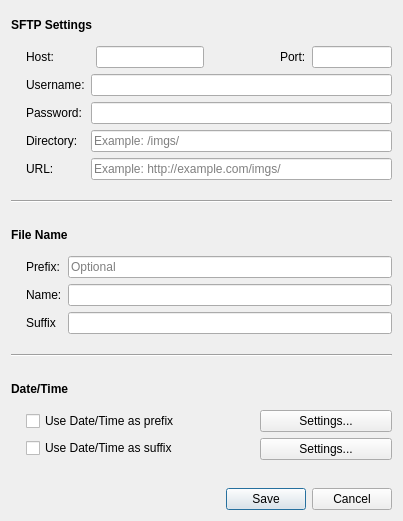
<?xml version="1.0" encoding="UTF-8"?>
<ui version="4.0">
 <class>Dialog</class>
 <widget class="QDialog" name="Dialog">
  <property name="geometry">
   <rect>
    <x>0</x>
    <y>0</y>
    <width>403</width>
    <height>521</height>
   </rect>
  </property>
  <property name="windowTitle">
   <string>Dialog</string>
  </property>
  <layout class="QVBoxLayout" name="verticalLayout_2">
   <item>
    <layout class="QVBoxLayout" name="verticalLayout">
     <item>
      <widget class="QLabel" name="label_headline">
       <property name="sizePolicy">
        <sizepolicy hsizetype="Preferred" vsizetype="Preferred">
         <horstretch>0</horstretch>
         <verstretch>0</verstretch>
        </sizepolicy>
       </property>
       <property name="font">
        <font>
         <weight>75</weight>
         <bold>true</bold>
        </font>
       </property>
       <property name="text">
        <string>SFTP Settings</string>
       </property>
      </widget>
     </item>
     <item>
      <layout class="QHBoxLayout" name="horizontalLayout_2">
       <property name="topMargin">
        <number>2</number>
       </property>
       <property name="bottomMargin">
        <number>2</number>
       </property>
       <item>
        <spacer name="horizontalSpacer_3">
         <property name="orientation">
          <enum>Qt::Horizontal</enum>
         </property>
         <property name="sizeType">
          <enum>QSizePolicy::Fixed</enum>
         </property>
         <property name="sizeHint" stdset="0">
          <size>
           <width>15</width>
           <height>20</height>
          </size>
         </property>
        </spacer>
       </item>
       <item>
        <layout class="QFormLayout" name="formLayout_2">
         <property name="fieldGrowthPolicy">
          <enum>QFormLayout::AllNonFixedFieldsGrow</enum>
         </property>
         <item row="0" column="0" colspan="2">
          <layout class="QHBoxLayout" name="horizontalLayout">
           <item>
            <widget class="QLabel" name="label">
             <property name="text">
              <string>Host:</string>
             </property>
            </widget>
           </item>
           <item>
            <spacer name="horizontalSpacer">
             <property name="orientation">
              <enum>Qt::Horizontal</enum>
             </property>
             <property name="sizeType">
              <enum>QSizePolicy::Maximum</enum>
             </property>
             <property name="sizeHint" stdset="0">
              <size>
               <width>36</width>
               <height>20</height>
              </size>
             </property>
            </spacer>
           </item>
           <item>
            <widget class="QLineEdit" name="input_host">
             <property name="sizePolicy">
              <sizepolicy hsizetype="Preferred" vsizetype="Preferred">
               <horstretch>0</horstretch>
               <verstretch>0</verstretch>
              </sizepolicy>
             </property>
             <property name="placeholderText">
              <string/>
             </property>
            </widget>
           </item>
           <item>
            <spacer name="horizontalSpacer_2">
             <property name="orientation">
              <enum>Qt::Horizontal</enum>
             </property>
             <property name="sizeHint" stdset="0">
              <size>
               <width>20</width>
               <height>20</height>
              </size>
             </property>
            </spacer>
           </item>
           <item>
            <widget class="QLabel" name="label_2">
             <property name="text">
              <string>Port:</string>
             </property>
            </widget>
           </item>
           <item>
            <widget class="QLineEdit" name="input_port">
             <property name="sizePolicy">
              <sizepolicy hsizetype="Preferred" vsizetype="Preferred">
               <horstretch>0</horstretch>
               <verstretch>0</verstretch>
              </sizepolicy>
             </property>
             <property name="maximumSize">
              <size>
               <width>80</width>
               <height>16777215</height>
              </size>
             </property>
             <property name="placeholderText">
              <string/>
             </property>
            </widget>
           </item>
          </layout>
         </item>
         <item row="1" column="0">
          <widget class="QLabel" name="label_username">
           <property name="text">
            <string>Username:</string>
           </property>
          </widget>
         </item>
         <item row="1" column="1">
          <widget class="QLineEdit" name="input_username">
           <property name="sizePolicy">
            <sizepolicy hsizetype="Preferred" vsizetype="Preferred">
             <horstretch>0</horstretch>
             <verstretch>0</verstretch>
            </sizepolicy>
           </property>
          </widget>
         </item>
         <item row="2" column="0">
          <widget class="QLabel" name="label_password">
           <property name="text">
            <string>Password:</string>
           </property>
          </widget>
         </item>
         <item row="2" column="1">
          <widget class="QLineEdit" name="input_password">
           <property name="sizePolicy">
            <sizepolicy hsizetype="Preferred" vsizetype="Preferred">
             <horstretch>0</horstretch>
             <verstretch>0</verstretch>
            </sizepolicy>
           </property>
           <property name="inputMask">
            <string/>
           </property>
           <property name="echoMode">
            <enum>QLineEdit::Password</enum>
           </property>
           <property name="readOnly">
            <bool>false</bool>
           </property>
          </widget>
         </item>
         <item row="3" column="0">
          <widget class="QLabel" name="label_dir">
           <property name="text">
            <string>Directory:</string>
           </property>
          </widget>
         </item>
         <item row="3" column="1">
          <widget class="QLineEdit" name="input_dir">
           <property name="sizePolicy">
            <sizepolicy hsizetype="Preferred" vsizetype="Preferred">
             <horstretch>0</horstretch>
             <verstretch>0</verstretch>
            </sizepolicy>
           </property>
           <property name="placeholderText">
            <string>Example: /imgs/</string>
           </property>
          </widget>
         </item>
         <item row="4" column="0">
          <widget class="QLabel" name="label_url">
           <property name="text">
            <string>URL:</string>
           </property>
          </widget>
         </item>
         <item row="4" column="1">
          <widget class="QLineEdit" name="input_url">
           <property name="placeholderText">
            <string>Example: http://example.com/imgs/</string>
           </property>
          </widget>
         </item>
        </layout>
       </item>
      </layout>
     </item>
     <item>
      <widget class="Line" name="line_2">
       <property name="sizePolicy">
        <sizepolicy hsizetype="Preferred" vsizetype="Preferred">
         <horstretch>0</horstretch>
         <verstretch>0</verstretch>
        </sizepolicy>
       </property>
       <property name="orientation">
        <enum>Qt::Horizontal</enum>
       </property>
      </widget>
     </item>
     <item>
      <widget class="QLabel" name="label_filename">
       <property name="sizePolicy">
        <sizepolicy hsizetype="Preferred" vsizetype="Preferred">
         <horstretch>0</horstretch>
         <verstretch>0</verstretch>
        </sizepolicy>
       </property>
       <property name="font">
        <font>
         <weight>75</weight>
         <bold>true</bold>
        </font>
       </property>
       <property name="text">
        <string>File Name</string>
       </property>
      </widget>
     </item>
     <item>
      <layout class="QHBoxLayout" name="horizontalLayout_3">
       <property name="sizeConstraint">
        <enum>QLayout::SetDefaultConstraint</enum>
       </property>
       <property name="topMargin">
        <number>2</number>
       </property>
       <property name="bottomMargin">
        <number>2</number>
       </property>
       <item>
        <spacer name="horizontalSpacer_4">
         <property name="orientation">
          <enum>Qt::Horizontal</enum>
         </property>
         <property name="sizeType">
          <enum>QSizePolicy::Fixed</enum>
         </property>
         <property name="sizeHint" stdset="0">
          <size>
           <width>15</width>
           <height>20</height>
          </size>
         </property>
        </spacer>
       </item>
       <item>
        <layout class="QFormLayout" name="formLayout_3">
         <property name="fieldGrowthPolicy">
          <enum>QFormLayout::AllNonFixedFieldsGrow</enum>
         </property>
         <property name="verticalSpacing">
          <number>6</number>
         </property>
         <item row="0" column="0">
          <widget class="QLabel" name="label_prefix">
           <property name="text">
            <string>Prefix:</string>
           </property>
          </widget>
         </item>
         <item row="0" column="1">
          <widget class="QLineEdit" name="input_prefix">
           <property name="sizePolicy">
            <sizepolicy hsizetype="Preferred" vsizetype="Preferred">
             <horstretch>0</horstretch>
             <verstretch>0</verstretch>
            </sizepolicy>
           </property>
           <property name="placeholderText">
            <string>Optional</string>
           </property>
          </widget>
         </item>
         <item row="1" column="0">
          <widget class="QLabel" name="label_name">
           <property name="text">
            <string>Name:</string>
           </property>
          </widget>
         </item>
         <item row="1" column="1">
          <widget class="QLineEdit" name="input_name">
           <property name="sizePolicy">
            <sizepolicy hsizetype="Preferred" vsizetype="Preferred">
             <horstretch>0</horstretch>
             <verstretch>0</verstretch>
            </sizepolicy>
           </property>
          </widget>
         </item>
         <item row="2" column="0">
          <widget class="QLabel" name="label_suffix">
           <property name="text">
            <string>Suffix</string>
           </property>
          </widget>
         </item>
         <item row="2" column="1">
          <widget class="QLineEdit" name="input_suffix">
           <property name="enabled">
            <bool>true</bool>
           </property>
           <property name="sizePolicy">
            <sizepolicy hsizetype="Preferred" vsizetype="Preferred">
             <horstretch>0</horstretch>
             <verstretch>0</verstretch>
            </sizepolicy>
           </property>
           <property name="inputMask">
            <string/>
           </property>
          </widget>
         </item>
        </layout>
       </item>
      </layout>
     </item>
     <item>
      <widget class="Line" name="line">
       <property name="sizePolicy">
        <sizepolicy hsizetype="Preferred" vsizetype="Preferred">
         <horstretch>0</horstretch>
         <verstretch>0</verstretch>
        </sizepolicy>
       </property>
       <property name="orientation">
        <enum>Qt::Horizontal</enum>
       </property>
      </widget>
     </item>
     <item>
      <widget class="QLabel" name="label_datetime">
       <property name="sizePolicy">
        <sizepolicy hsizetype="Preferred" vsizetype="Preferred">
         <horstretch>0</horstretch>
         <verstretch>0</verstretch>
        </sizepolicy>
       </property>
       <property name="font">
        <font>
         <weight>75</weight>
         <bold>true</bold>
        </font>
       </property>
       <property name="text">
        <string>Date/Time</string>
       </property>
      </widget>
     </item>
     <item>
      <layout class="QHBoxLayout" name="horizontalLayout_4">
       <property name="topMargin">
        <number>2</number>
       </property>
       <property name="bottomMargin">
        <number>2</number>
       </property>
       <item>
        <spacer name="horizontalSpacer_5">
         <property name="orientation">
          <enum>Qt::Horizontal</enum>
         </property>
         <property name="sizeType">
          <enum>QSizePolicy::Fixed</enum>
         </property>
         <property name="sizeHint" stdset="0">
          <size>
           <width>15</width>
           <height>20</height>
          </size>
         </property>
        </spacer>
       </item>
       <item>
        <layout class="QFormLayout" name="formLayout">
         <property name="fieldGrowthPolicy">
          <enum>QFormLayout::AllNonFixedFieldsGrow</enum>
         </property>
         <property name="labelAlignment">
          <set>Qt::AlignLeading|Qt::AlignLeft|Qt::AlignVCenter</set>
         </property>
         <property name="horizontalSpacing">
          <number>80</number>
         </property>
         <item row="0" column="0">
          <widget class="QCheckBox" name="checkBox_dateTimePrefix">
           <property name="sizePolicy">
            <sizepolicy hsizetype="Preferred" vsizetype="Preferred">
             <horstretch>0</horstretch>
             <verstretch>0</verstretch>
            </sizepolicy>
           </property>
           <property name="text">
            <string>Use Date/Time as prefix</string>
           </property>
          </widget>
         </item>
         <item row="0" column="1">
          <widget class="QPushButton" name="button_settingsDateTimePrefix">
           <property name="sizePolicy">
            <sizepolicy hsizetype="Preferred" vsizetype="Preferred">
             <horstretch>0</horstretch>
             <verstretch>0</verstretch>
            </sizepolicy>
           </property>
           <property name="text">
            <string>Settings...</string>
           </property>
          </widget>
         </item>
         <item row="1" column="1">
          <widget class="QPushButton" name="button_settingsDateTimeSuffix">
           <property name="sizePolicy">
            <sizepolicy hsizetype="Preferred" vsizetype="Preferred">
             <horstretch>0</horstretch>
             <verstretch>0</verstretch>
            </sizepolicy>
           </property>
           <property name="text">
            <string>Settings...</string>
           </property>
          </widget>
         </item>
         <item row="1" column="0">
          <widget class="QCheckBox" name="checkBox_dateTimeSuffix">
           <property name="text">
            <string>Use Date/Time as suffix</string>
           </property>
          </widget>
         </item>
        </layout>
       </item>
      </layout>
     </item>
    </layout>
   </item>
   <item>
    <spacer name="verticalSpacer">
     <property name="orientation">
      <enum>Qt::Vertical</enum>
     </property>
     <property name="sizeType">
      <enum>QSizePolicy::Preferred</enum>
     </property>
     <property name="sizeHint" stdset="0">
      <size>
       <width>20</width>
       <height>20</height>
      </size>
     </property>
    </spacer>
   </item>
   <item>
    <widget class="QDialogButtonBox" name="buttonBox">
     <property name="orientation">
      <enum>Qt::Horizontal</enum>
     </property>
     <property name="standardButtons">
      <set>QDialogButtonBox::Cancel|QDialogButtonBox::Save</set>
     </property>
    </widget>
   </item>
  </layout>
 </widget>
 <tabstops>
  <tabstop>input_host</tabstop>
  <tabstop>input_port</tabstop>
  <tabstop>input_username</tabstop>
  <tabstop>input_password</tabstop>
  <tabstop>input_dir</tabstop>
  <tabstop>input_url</tabstop>
  <tabstop>input_prefix</tabstop>
  <tabstop>input_name</tabstop>
  <tabstop>input_suffix</tabstop>
  <tabstop>checkBox_dateTimePrefix</tabstop>
  <tabstop>button_settingsDateTimePrefix</tabstop>
  <tabstop>checkBox_dateTimeSuffix</tabstop>
  <tabstop>button_settingsDateTimeSuffix</tabstop>
  <tabstop>buttonBox</tabstop>
 </tabstops>
 <resources/>
 <connections>
  <connection>
   <sender>buttonBox</sender>
   <signal>accepted()</signal>
   <receiver>Dialog</receiver>
   <slot>accept()</slot>
   <hints>
    <hint type="sourcelabel">
     <x>228</x>
     <y>404</y>
    </hint>
    <hint type="destinationlabel">
     <x>157</x>
     <y>274</y>
    </hint>
   </hints>
  </connection>
  <connection>
   <sender>buttonBox</sender>
   <signal>rejected()</signal>
   <receiver>Dialog</receiver>
   <slot>reject()</slot>
   <hints>
    <hint type="sourcelabel">
     <x>296</x>
     <y>410</y>
    </hint>
    <hint type="destinationlabel">
     <x>286</x>
     <y>274</y>
    </hint>
   </hints>
  </connection>
  <connection>
   <sender>checkBox_dateTimePrefix</sender>
   <signal>toggled(bool)</signal>
   <receiver>input_prefix</receiver>
   <slot>setDisabled(bool)</slot>
   <hints>
    <hint type="sourcelabel">
     <x>121</x>
     <y>423</y>
    </hint>
    <hint type="destinationlabel">
     <x>162</x>
     <y>277</y>
    </hint>
   </hints>
  </connection>
  <connection>
   <sender>checkBox_dateTimeSuffix</sender>
   <signal>toggled(bool)</signal>
   <receiver>input_suffix</receiver>
   <slot>setDisabled(bool)</slot>
   <hints>
    <hint type="sourcelabel">
     <x>120</x>
     <y>442</y>
    </hint>
    <hint type="destinationlabel">
     <x>125</x>
     <y>330</y>
    </hint>
   </hints>
  </connection>
 </connections>
</ui>
